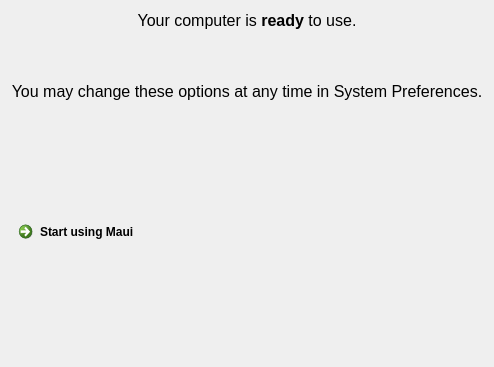
<?xml version="1.0" encoding="UTF-8"?>
<ui version="4.0">
 <class>Final</class>
 <widget class="QWidget" name="Final">
  <property name="geometry">
   <rect>
    <x>0</x>
    <y>0</y>
    <width>494</width>
    <height>367</height>
   </rect>
  </property>
  <property name="windowTitle">
   <string>Form</string>
  </property>
  <layout class="QVBoxLayout" name="verticalLayout">
   <item>
    <widget class="QLabel" name="label">
     <property name="text">
      <string>&lt;html&gt;&lt;head/&gt;&lt;body&gt;&lt;p&gt;&lt;span style=&quot; font-size:12pt;&quot;&gt;Your computer is &lt;/span&gt;&lt;span style=&quot; font-size:12pt; font-weight:600;&quot;&gt;ready&lt;/span&gt;&lt;span style=&quot; font-size:12pt;&quot;&gt; to use.&lt;/span&gt;&lt;/p&gt;&lt;p&gt;&lt;br/&gt;&lt;/p&gt;&lt;p&gt;&lt;span style=&quot; font-size:12pt;&quot;&gt;You may change these options at any time in System Preferences.&lt;/span&gt;&lt;/p&gt;&lt;/body&gt;&lt;/html&gt;</string>
     </property>
     <property name="alignment">
      <set>Qt::AlignCenter</set>
     </property>
     <property name="wordWrap">
      <bool>true</bool>
     </property>
    </widget>
   </item>
   <item>
    <spacer name="verticalSpacer">
     <property name="orientation">
      <enum>Qt::Vertical</enum>
     </property>
     <property name="sizeHint" stdset="0">
      <size>
       <width>20</width>
       <height>40</height>
      </size>
     </property>
    </spacer>
   </item>
   <item>
    <widget class="QCommandLinkButton" name="commandLinkButton">
     <property name="text">
      <string>Start using Maui</string>
     </property>
    </widget>
   </item>
   <item>
    <spacer name="verticalSpacer_2">
     <property name="orientation">
      <enum>Qt::Vertical</enum>
     </property>
     <property name="sizeHint" stdset="0">
      <size>
       <width>20</width>
       <height>40</height>
      </size>
     </property>
    </spacer>
   </item>
  </layout>
 </widget>
 <resources/>
 <connections/>
</ui>
